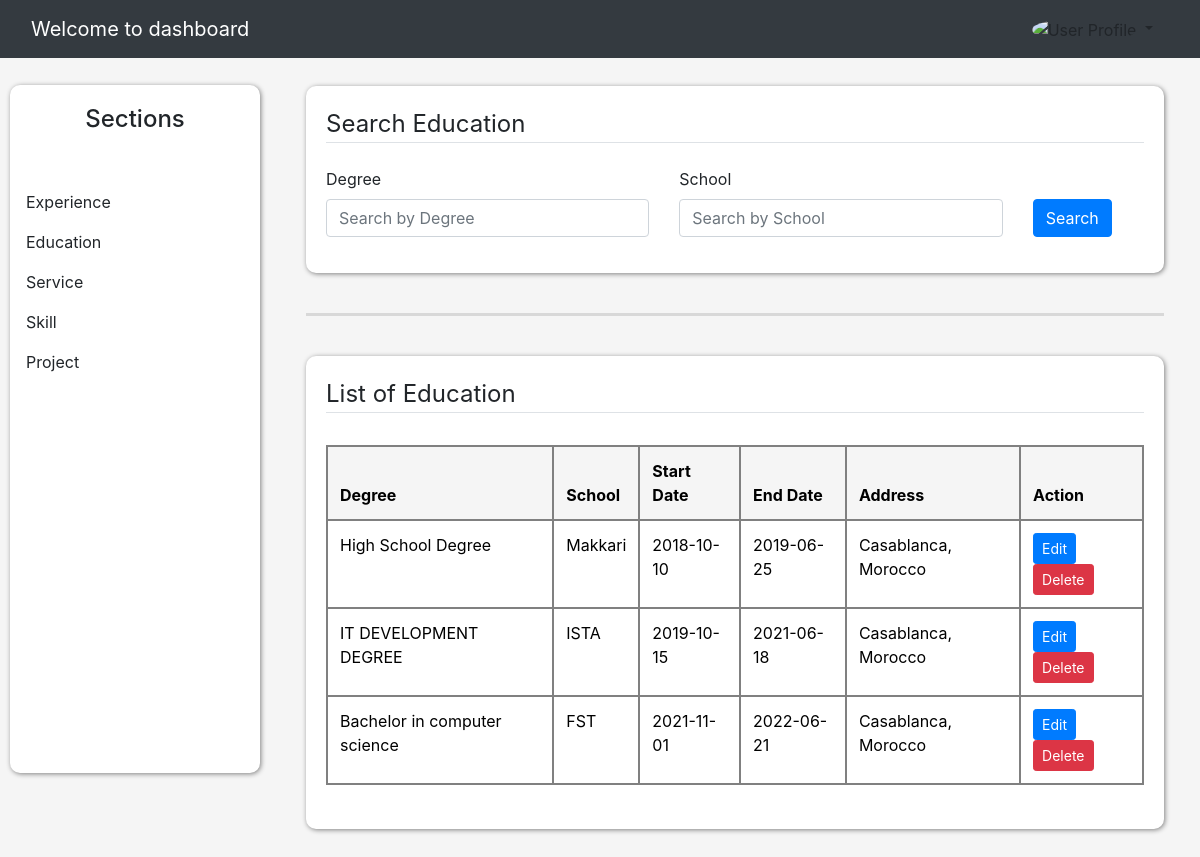
Screenshot of /dashboard/list_educations (signed in) with the database file from the repository.
### website/models.py (models this page shows, shortened)
class Education(db.Model):
    id = db.Column(db.Integer, primary_key=True)
    degree = db.Column(db.String(50), nullable=False)
    school = db.Column(db.String(50), nullable=False)
    start_date = db.Column(db.Date, nullable=False)
    end_date = db.Column(db.Date, nullable=True)
    is_current = db.Column(db.Boolean, default=False, nullable=False)
    address = db.Column(db.String(1000), nullable=False)
    description = db.Column(db.Text, nullable=False)
    user_id = db.Column(db.Integer, db.ForeignKey('user.id'), nullable=False)
    date_posted = db.Column(db.DateTime, nullable=False, default=datetime.utcnow)

### website/route_sections/education.py (the view)
@app.route('/dashboard/list_educations', methods=['GET'])
@login_required
def education():
    user_id = current_user.id
    degree = request.args.get('degree', '')
    school = request.args.get('school', '')
    query = Education.query.filter_by(user_id=user_id)
    if degree:
        query = query.filter(Education.degree.ilike(f'%{degree}%'))
    if school:
        query = query.filter(Education.school.ilike(f'%{school}%'))
    educations = query.all()
    return render_template('admin/Educations/list_educations.html', educations=educations)

### website/models.py (called while the page is built)
@login_manager.user_loader
def load_user(user_id):
    return User.query.get(int(user_id))

### website/templates/admin/Educations/list_educations.html (shortened to what this page needs)
{% extends "admin/Experiences/experience.html" %}
{% block content %}
<div class="cl-crud">
    <legend class="border-bottom mb-4">Search Education</legend>
    <form method="GET" action="{{ url_for('education') }}" class="mb-3 mt-4">
        <div class="row align-items-end">
            <div class="col-md-5">
                <label class="form-control-label" >Degree</label>
                <input type="text" name="degree" class="form-control" placeholder="Search by Degree" value="{{ request.args.get('degree', '') }}">
            </div>
            <div class="col-md-5">
                <label class="form-control-label">School</label>
                <input type="text" name="school" class="form-control" placeholder="Search by School" value="{{ request.args.get('school', '') }}">
            </div>
            <div class="col-md-1 d-grid">
                <button type="submit" class="btn btn-primary">Search</button>
            </div>
        </div>
    </form>
</div>
<br>
<hr>
<br>
<div class="list-section">
    <legend class="border-bottom">List of Education</legend>
    <p-card class="m-1 mt-1 mb-1">
        <table class="table table-bordered">
            <thead>
                <tr>
                    <th scope="col">Degree</th>
                    <th scope="col">School</th>
                    <th scope="col">Start Date</th>
                    <th scope="col">End Date</th>
                    <th scope="col">Address</th>
                    <th scope="col-2">Action</th>
                </tr>
            </thead>
            <tbody>
                {% if educations %}
                    {% for education in educations %}
                    <tr>
                        <td>{{ education.degree }}</td>
                        <td>{{ education.school }}</td>
                        <td>{{ education.start_date }}</td>
                        <td>
                            {% if education.is_current %}
                                Current
                            {% else %}
                                {{ education.end_date }}
                            {% endif %}
                        </td>
                        <td>{{ education.address }}</td>
                        <td>
                            <a href="{{ url_for('update_education', education_id=education.id) }}" class="btn btn-sm btn-primary cl-edit">
                                <span>Edit</span>
                            </a>
                            <a href="{{ url_for('delete_education', education_id=education.id) }}" class="btn btn-sm btn-danger cl-delete" onclick="return confirm('Are you sure you want to delete this item?');">
                                <span>Delete</span>
                            </a>
                        </td>
                    </tr>
                    {% endfor %}
                {% else %}
                    <tr>
                        <td colspan="6" class="text-center">Result not found</td>
                    </tr>
                {% endif %}
            </tbody>
        </table>
    </p-card>
</div>
{% endblock content %}

### website/static/css/dashboard.css (style rules this page uses)
body { background: whitesmoke; }
.list-section, .cl-crud { background: white; box-shadow: 1px 1px 5px gray; padding: 20px; border-radius: 10px; }
hr { margin-top: 1rem; margin-bottom: 1rem; border: 0; border-top: 3px solid gray; }
.table thead th { vertical-align: bottom; border-bottom: 2px solid gray; background: whitesmoke; }
.table-bordered td, .table-bordered th { border: 2px solid gray; }
.table-bordered { border: 2px solid gray; }
.table { width: 100%; margin-bottom: 0rem; color: #212529; }

### rows the page displays
Education: degree "High School Degree", school "Makkari", start_date "2018-10-10", end_date "2019-06-25", address "Casablanca, Morocco"
Education: degree "IT DEVELOPMENT DEGREE", school "ISTA", start_date "2019-10-15", end_date "2021-06-18", address "Casablanca, Morocco"
Education: degree "Bachelor in computer science", school "FST", start_date "2021-11-01", end_date "2022-06-21", address "Casablanca, Morocco"
